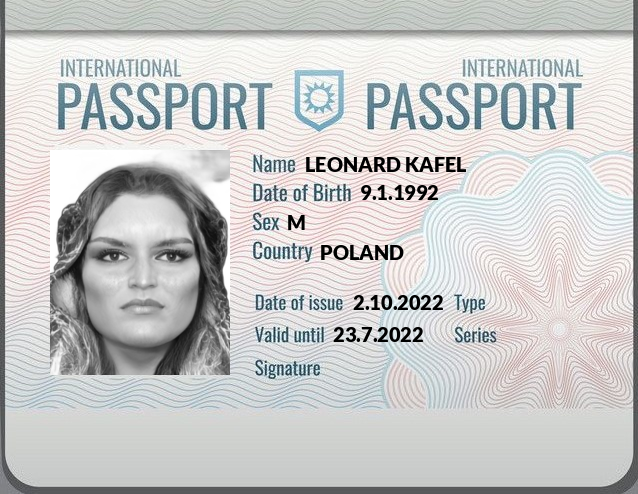
#> input picture data/documents/1cc5247b-403d-4f7e-ae43-7fe273205be4.png, 638 x 494 px
$ python -i data_extractor.py   (imports and definitions only)
#> lines starting #> are read from the running program, lines starting #| are printed output that depends on the picture; after the words box and inside, x2 and y2 are one past the last pixel; in counts of white or black regions, pixels touching at a corner belong together
#> further down, picture is the input picture: shape (494, 638, 3); mean B, G, R 200.4, 200.8, 200.2
import cv2
import pytesseract
import re

# Load and preprocess the image
def __preprocess_image(img):
    gray = cv2.cvtColor(img, cv2.COLOR_BGR2GRAY)
    _, thresh = cv2.threshold(gray, 150, 255, cv2.THRESH_BINARY + cv2.THRESH_OTSU)
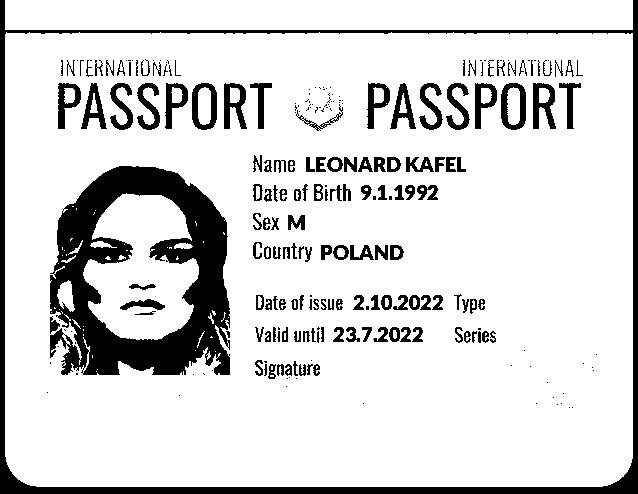
#> thresh: shape (494, 638); 84.7% white; 246 black regions (100 under 20 px), largest, box (x1, y1, x2, y2) and area: (50, 166, 230, 375) 19260, (0, 0, 638, 494) 11785, (501, 83, 526, 130) 612
    denoised = cv2.medianBlur(thresh, 3)
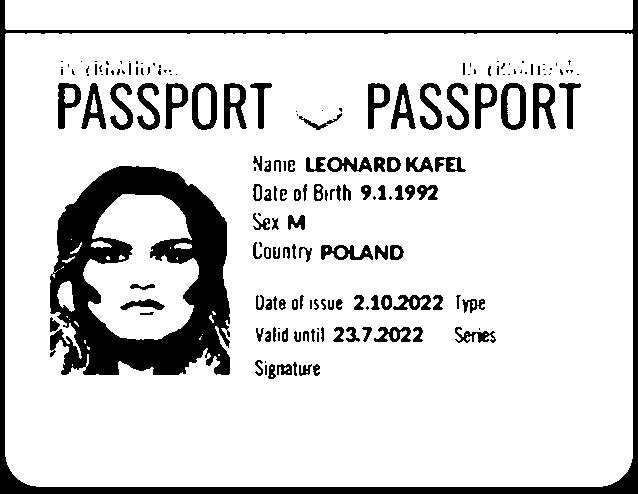
#> denoised: shape (494, 638); 84.9% white; 177 black regions (71 under 20 px), largest, box (x1, y1, x2, y2) and area: (50, 166, 230, 375) 19443, (0, 0, 638, 494) 11788, (501, 83, 526, 130) 614
    return denoised

# OCR processing function
def __ocr_process(image):
    # custom_config = r'--oem 3 --psm 6'
    custom_config = ''
#> (the run stopped early here; a loop or call above may not have finished)

$ run again, on data/documents/24f3913f-009a-4bf3-b4e9-803322a3530d.png
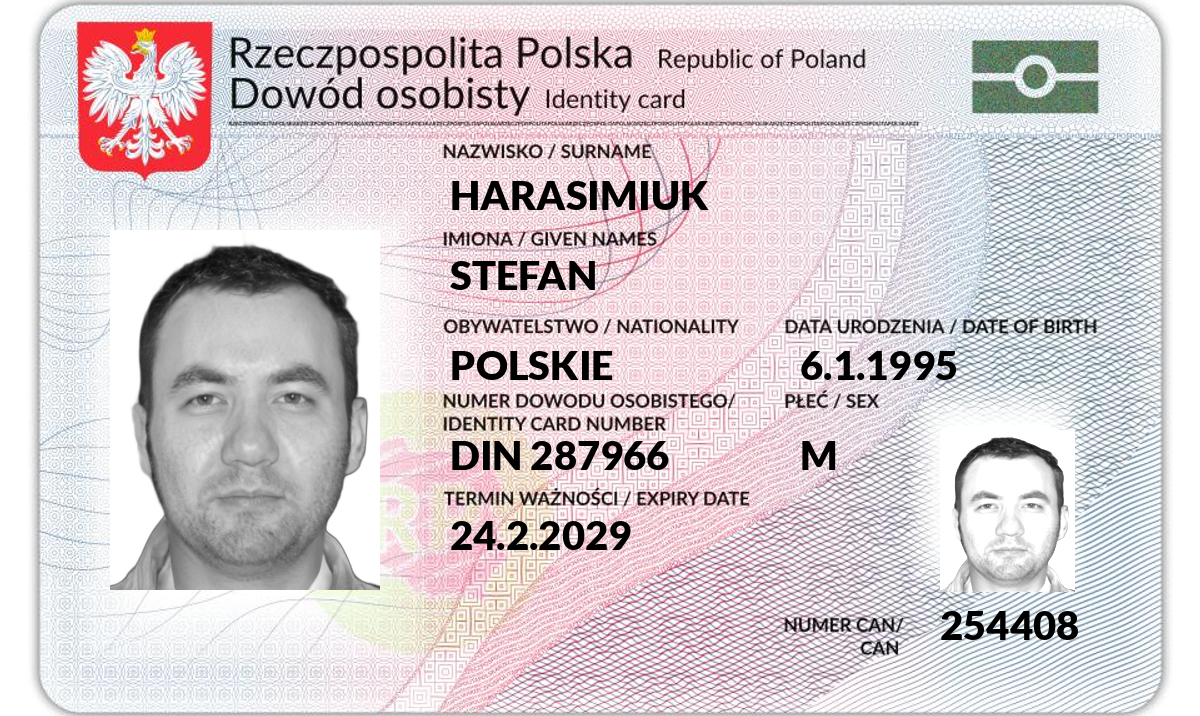
#> input picture data/documents/24f3913f-009a-4bf3-b4e9-803322a3530d.png, 1200 x 716 px
#> picture is the input picture: shape (716, 1200, 3); mean B, G, R 207.7, 204.2, 213.1
#> in __preprocess_image, `_, thresh = cv2.threshold(gray, 150, 255, cv2.THRESH_BINARY + cv2.THRE..`:
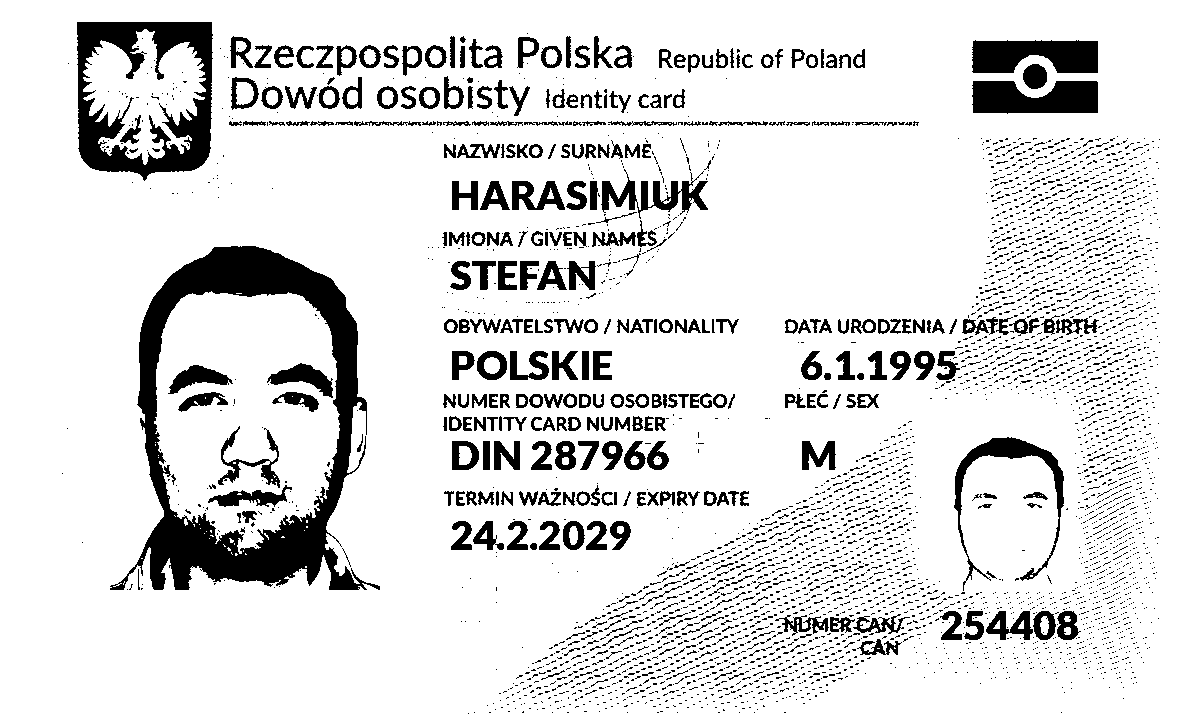
#> thresh: shape (716, 1200); 86.8% white; 4004 black regions (3644 under 20 px), largest, box (x1, y1, x2, y2) and area: (110, 246, 380, 590) 24998, (77, 22, 213, 181) 10040, (972, 81, 1098, 114) 3474
#> in __preprocess_image, `denoised = cv2.medianBlur(thresh, 3)`:
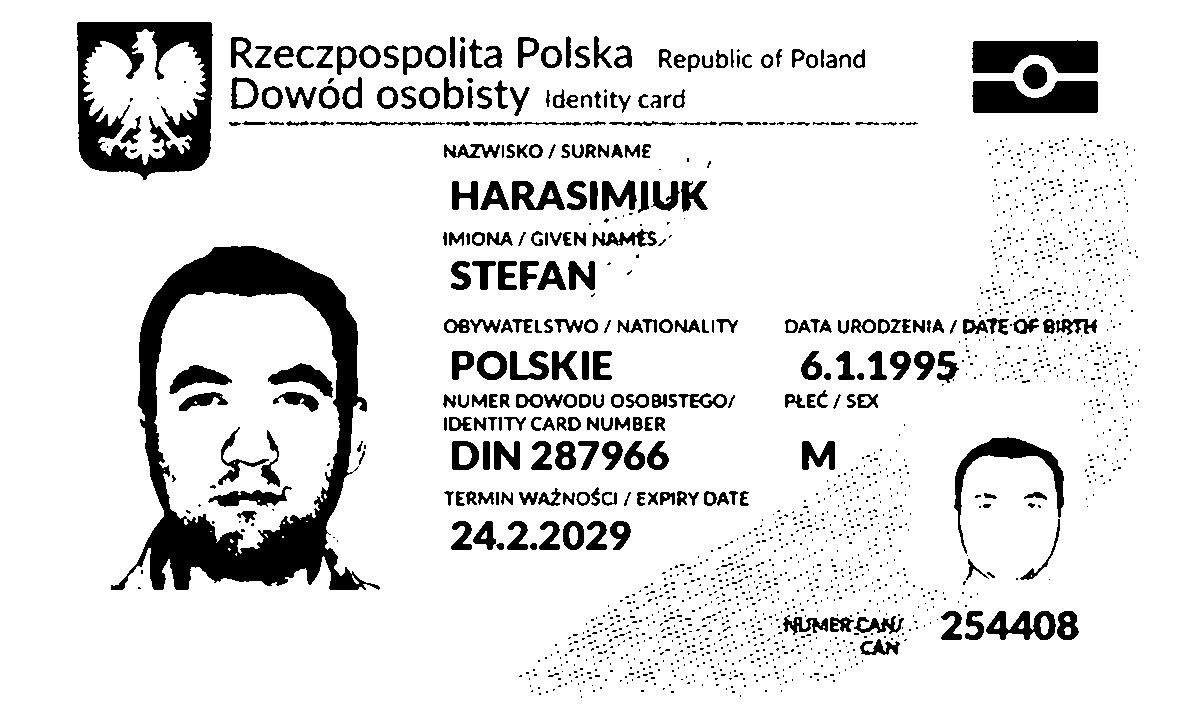
#> denoised: shape (716, 1200); 88.3% white; 1627 black regions (1340 under 20 px), largest, box (x1, y1, x2, y2) and area: (111, 246, 380, 590) 25003, (77, 22, 213, 180) 9970, (972, 81, 1098, 113) 3466
